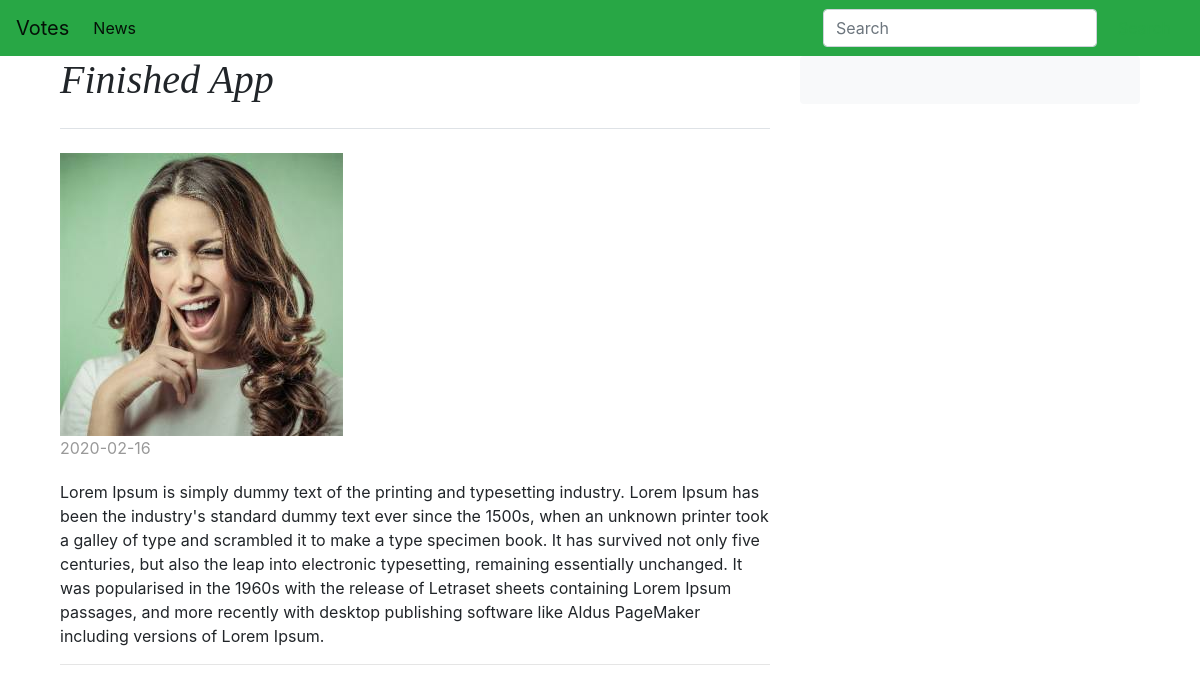
The page /read.php?read=2 on the database its author committed.
### tables this page shows
CREATE TABLE `posts` (
  `post_id` int(11) NOT NULL,
  `post_content` text NOT NULL,
  `post_title` varchar(255) NOT NULL,
  `post_image` text NOT NULL,
  `postedOn` date NOT NULL
);

### read.php (the view, shortened to what this page needs)
<?php include "includes/header.php";?>
<div class="container">
<main role="main" class="container">
  <div class="row">
    <div class="col-md-8 blog-main">
			<?php
				$post_id = $_GET['read'];
				$query = "SELECT * FROM posts WHERE post_id = '$post_id'";
				$select_all_posts = mysqli_query($connection, $query);
				while($row = mysqli_fetch_assoc($select_all_posts)) {
					$post_title = $row['post_title'];
					$post_content = $row['post_content'];
					$post_image = $row['post_image'];
					$post_date = $row['postedOn'];
			?>
		      <div class="blog-post">
		      	<h4 class="pb-4 mb-4 font-italic border-bottom blog-post-title">
		        <?php echo $post_title;?>
		      </h4>
		      	<img class="img-responsive" src="http://localhost:8888/vote/images/<?php echo $post_image;?>" alt="News Image">
		        <p class="blog-post-meta"><?php echo $post_date;?></p>
		        <p><?php echo $post_content;?></p>
		        <hr>
		      </div>
		 	 <?php } ?>
    </div>
    <aside class="col-md-4 blog-sidebar">
      <div class="p-4 mb-3 bg-light rounded">
      </div>
    </aside>
  </div>
</main>

### includes/header.php (style rules this page uses)
body, html { height: 100%; }
h1, h2, h3, h4, h5, h6 { font-family: "Playfair Display", Georgia, "Times New Roman", serif; }
.blog-post { margin-bottom: 4rem; }
.blog-post-title { margin-bottom: .25rem; font-size: 2.5rem; }
.blog-post-meta { margin-bottom: 1.25rem; color: #999; }

### rows shown on the page
posts: post_title "Finished App", post_image (picture), postedOn "2020-02-16", post_content "Lorem Ipsum is simply dummy text of the printing and typesetting industry. Lorem Ipsum has been the industry's standard dummy text ever since the 1500s, when an unknown printer took a galley of type and scrambled it to make a type specimen book. It has survived not only five centuries, but also the leap into electronic typesetting, remaining essentially unchanged. It was popularised in the 1960s with the release of Letraset sheets containing Lorem Ipsum passages, and more recently with desktop publishing software like Aldus PageMaker including versions of Lorem Ipsum."
